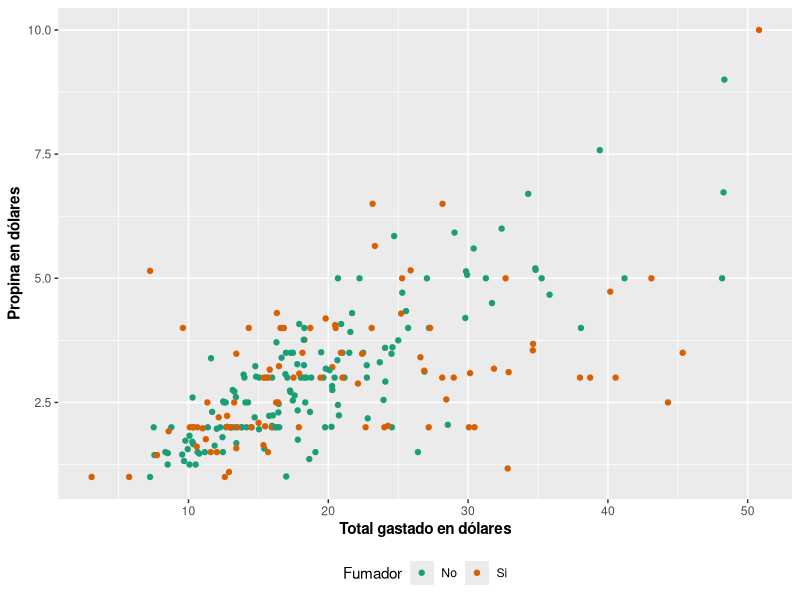
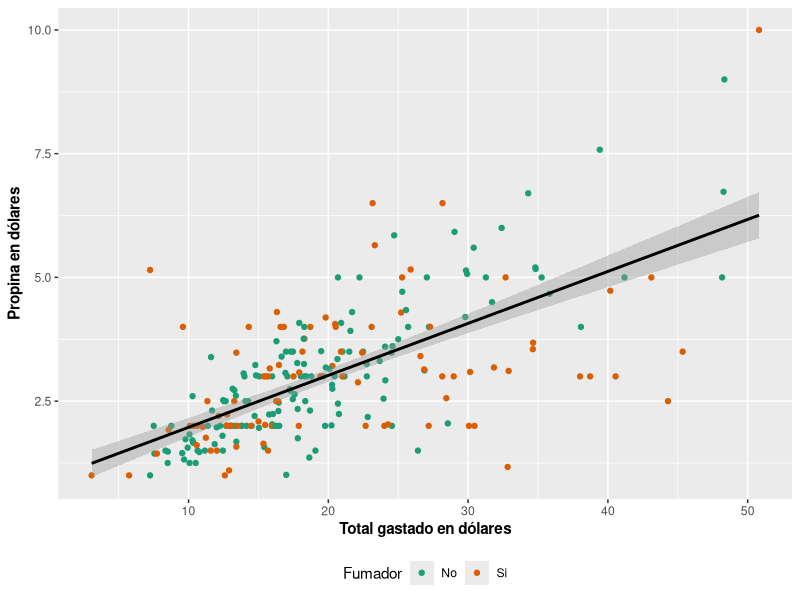
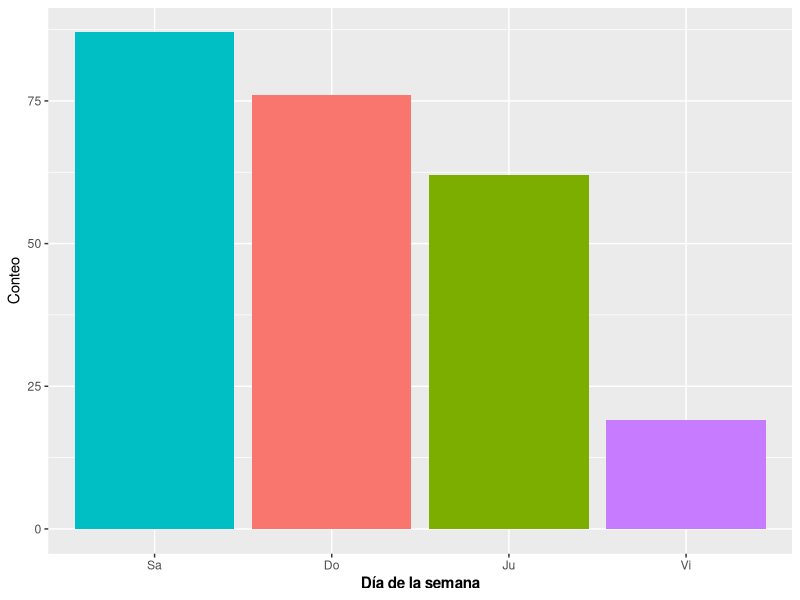

These charts were generated, in order, by the following R code:
## ---- chunk 1
knitr::opts_chunk$set(echo = TRUE, message = FALSE, warning=FALSE)
library(tidyverse)
library(here)
## ---- chunk 2
propina <- readr::read_csv(here('./ACT 7/propina.csv'))
## ---- chunk 3
propina %>% ggplot(aes(x = total, y = propina, color = fuma)) + 
      geom_point() +
      labs(x = 'Total gastado en dólares',
           y = 'Propina en dólares',
           color = 'Fumador') +
      theme(axis.title = element_text(face = 'bold'),
            legend.position = 'bottom') +
      scale_color_brewer(palette = 'Dark2')
## ---- chunk 4
propina %>% ggplot(aes(x = total, y = propina, color = fuma)) + 
      geom_point() +
      labs(x = 'Total gastado en dólares',
           y = 'Propina en dólares',
           color = 'Fumador') +
      theme(axis.title = element_text(face = 'bold'),
            legend.position = 'bottom') +
      scale_color_brewer(palette = 'Dark2') +
      geom_smooth(method = 'lm', color = 'black')
## ---- chunk 5
propina %>% ggplot(aes(x = fct_infreq(dia), fill = dia)) + 
      geom_bar() +
      labs(x = 'Día de la semana', y = 'Conteo') +
      theme(axis.title.x = element_text(face = 'bold'),
            legend.position = 'none')
